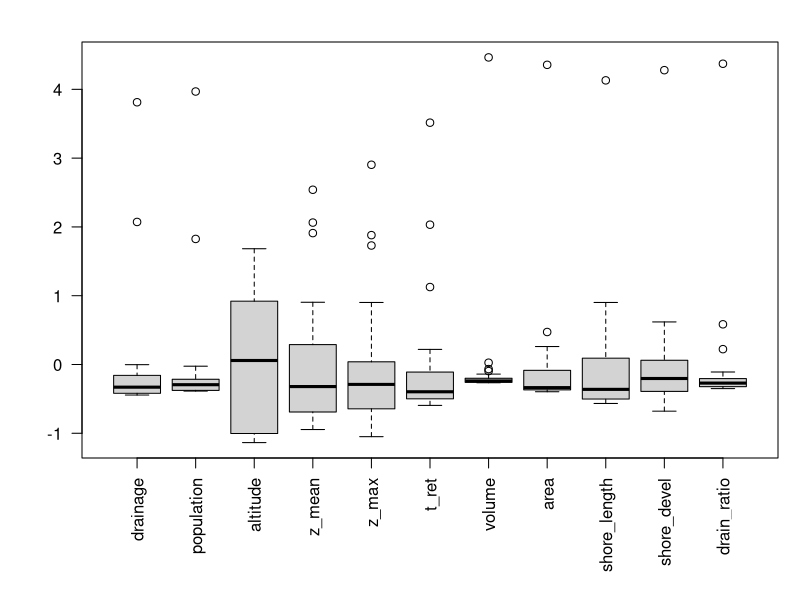
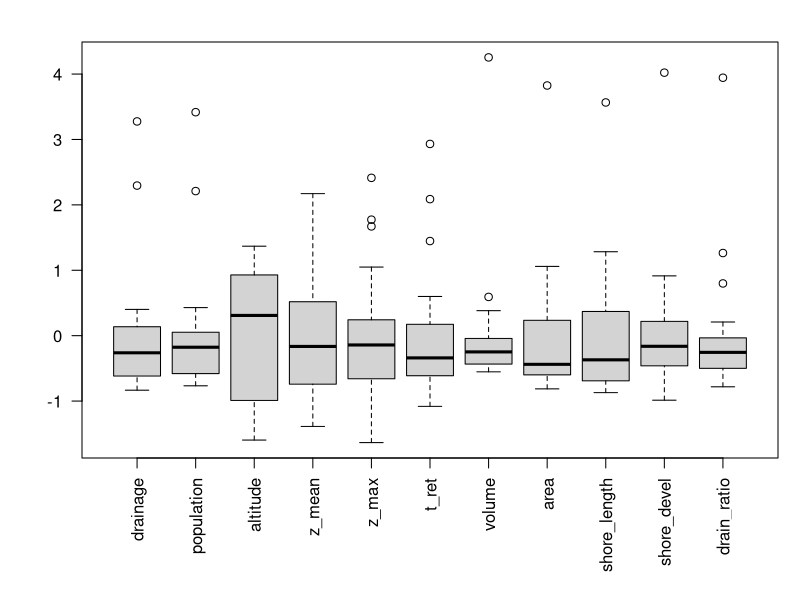
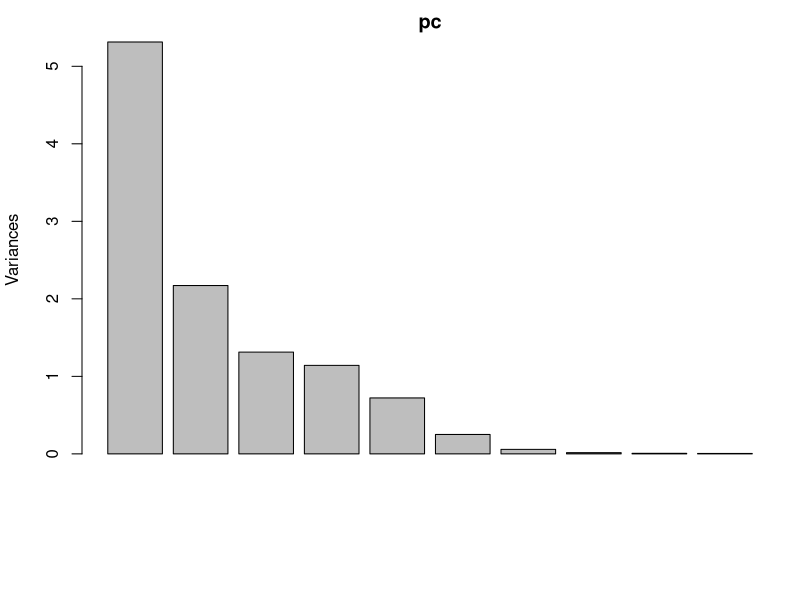
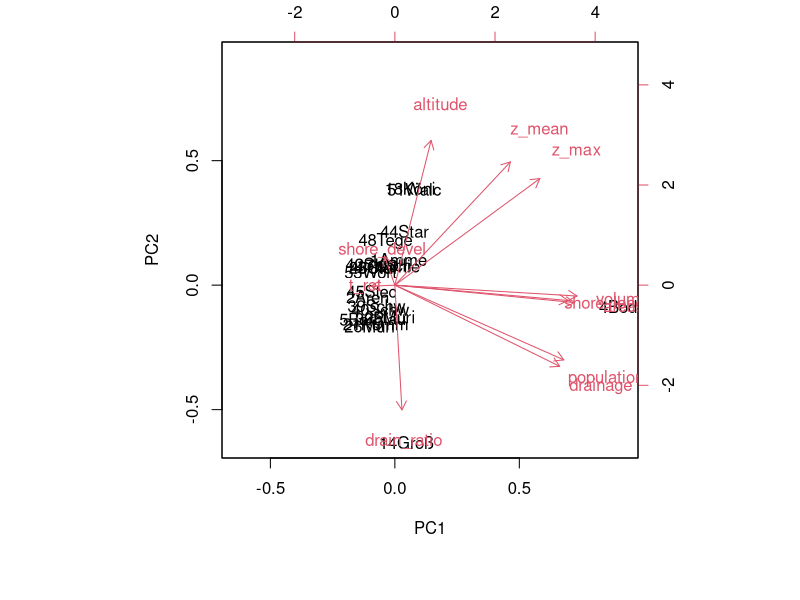
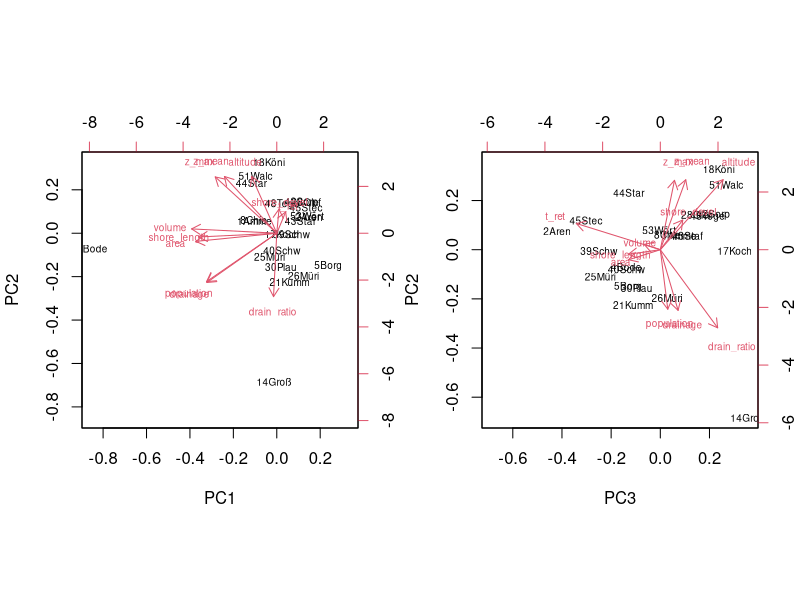
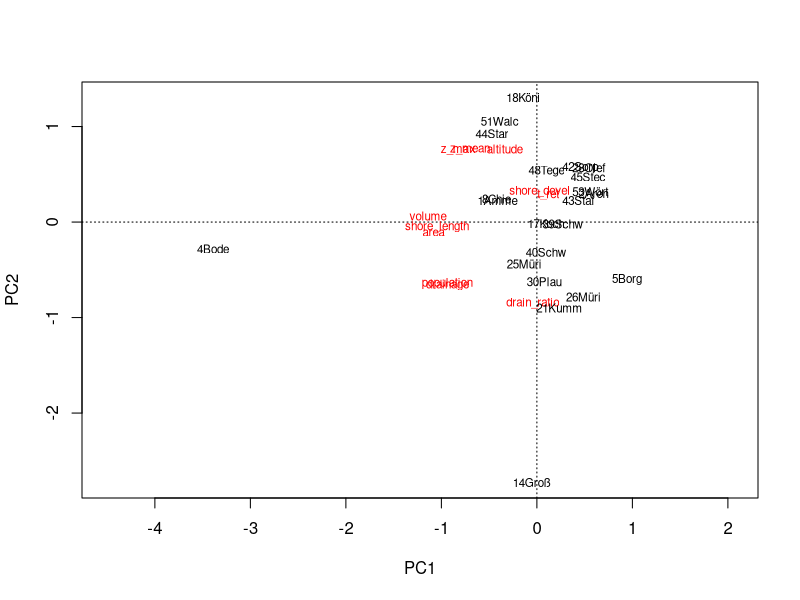
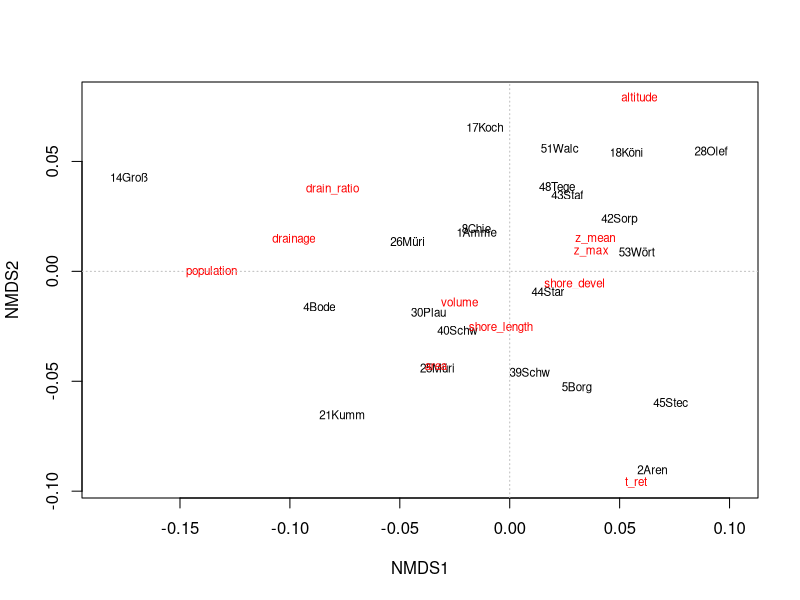
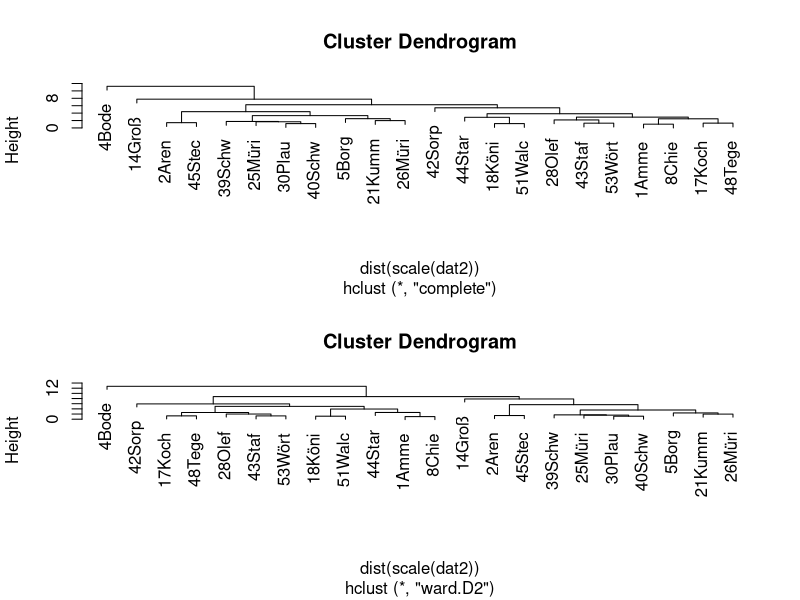

Write R code to recreate these figures, in order.
## ---- chunk 1
## this code chunk sets some technical details, it is not shown to the user
library("readxl")
library("vegan")
#knitr::opts_chunk$set(echo = TRUE, eval=FALSE)
knitr::opts_chunk$set(echo = TRUE, eval=TRUE)
#setupKnitr(autoprint = TRUE)
## ---- chunk 2
library("readxl") # read Excel files directly
library("vegan")  # multivariate statistics in ecology
lakes <- as.data.frame(
  read_excel("3_tab_kenndaten-ausgew-seen-d_2021-04-08.xlsx", sheet="Tabelle1", skip=3)
)
names(lakes) <- c("name", "state", "drainage", "population", "altitude", 
                  "z_mean", "z_max", "t_ret", "volume", "area", "shore_length", 
                  "shore_devel", "drain_ratio", "wfd_type")
rownames(lakes) <- paste0(1:nrow(lakes), substr(lakes$name, 1, 4))
## ---- chunk 3
valid_columns <- c("drainage", "population", "altitude", "z_mean",
                   "z_max", "t_ret", "volume", "area", "shore_length", 
                   "shore_devel", "drain_ratio")

#valid_columns <- c("drainage", "altitude", "z_mean",
#                   "z_max", "t_ret", "volume", "area", "shore_length", 
#                   "shore_devel","drain_ratio")
dat <- lakes[valid_columns]
dat <- na.omit(dat)
## ---- chunk 4
par(mfrow = c(1, 1))
par(mar = c(7, 4, 2, 1) + .1)
boxplot(scale(dat), las = 2)
dat$altitude <- ifelse(dat$altitude < 0, 0, dat$altitude)
boxplot(scale(sqrt(dat)), las=2)
## ---- chunk 5
pc <- prcomp(scale(dat))
summary(pc)
plot(pc)
biplot(pc)
## ---- chunk 6
dat2 <- sqrt(dat)
pc2 <- prcomp(scale(dat2))
summary(pc2)

par(mfrow=c(1,2))
par(mar=c(5, 4, 4, 2) + 0.1)
biplot(pc2, cex=0.6)
biplot(pc2, cex=0.6, choices=c(3, 2))
## ---- chunk 7
par(mfrow=c(1,1))
pc3 <- rda(dat2, scale = TRUE)
pc3
#summary(pc3)
plot(pc3)
## ---- chunk 8
md <- metaMDS(dat2, scale = TRUE, distance = "euclid")
plot(md, type="text")
abline(h=0, col="grey", lty="dotted")
abline(v=0, col="grey", lty="dotted")
## ---- chunk 9
par(mfrow=c(2,1))
hc <- hclust(dist(scale(dat2)), method="complete") # the default
plot(hc)

hc2 <- hclust(dist(scale(dat2)), method="ward.D2")
plot(hc2)
## ---- chunk 10
plot(hc, hang = -1)
rect.hclust(hc, 5)
grp <- cutree(hc, 5)
# grp                  # can be used to show the groups
plot(md, type = "n")
text(md$points, row.names(dat2), col = grp)
